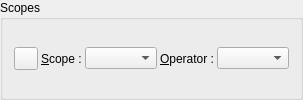
    <widget class="QGroupBox" name="gbScopes" >
     <property name="title" >
      <string>Scopes</string>
     </property>
     <layout class="QHBoxLayout" >
      <property name="spacing" >
       <number>3</number>
      </property>
      <item>
       <widget class="QToolButton" name="tbUndo" >
        <property name="toolTip" >
         <string>Undo last current scope/operator settings if possible</string>
        </property>
        <property name="icon" >
         <iconset resource="../resources/QMake.qrc" >:/icons/icons/clear.png</iconset>
        </property>
       </widget>
      </item>
      <item>
       <widget class="QLabel" name="lScope" >
        <property name="text" >
         <string>&amp;Scope :</string>
        </property>
        <property name="buddy" >
         <cstring>cbScopes</cstring>
        </property>
       </widget>
      </item>
      <item>
       <widget class="QComboBox" name="cbScopes" >
        <property name="sizePolicy" >
         <sizepolicy vsizetype="Fixed" hsizetype="Expanding" >
          <horstretch>0</horstretch>
          <verstretch>0</verstretch>
         </sizepolicy>
        </property>
       </widget>
      </item>
      <item>
       <spacer>
        <property name="orientation" >
         <enum>Qt::Horizontal</enum>
        </property>
        <property name="sizeType" >
         <enum>QSizePolicy::Maximum</enum>
        </property>
        <property name="sizeHint" >
         <size>
          <width>0</width>
          <height>25</height>
         </size>
        </property>
       </spacer>
      </item>
      <item>
       <widget class="QLabel" name="lOperator" >
        <property name="text" >
         <string>&amp;Operator :</string>
        </property>
        <property name="buddy" >
         <cstring>cbOperators</cstring>
        </property>
       </widget>
      </item>
      <item>
       <widget class="QComboBox" name="cbOperators" />
      </item>
     </layout>
    </widget>
